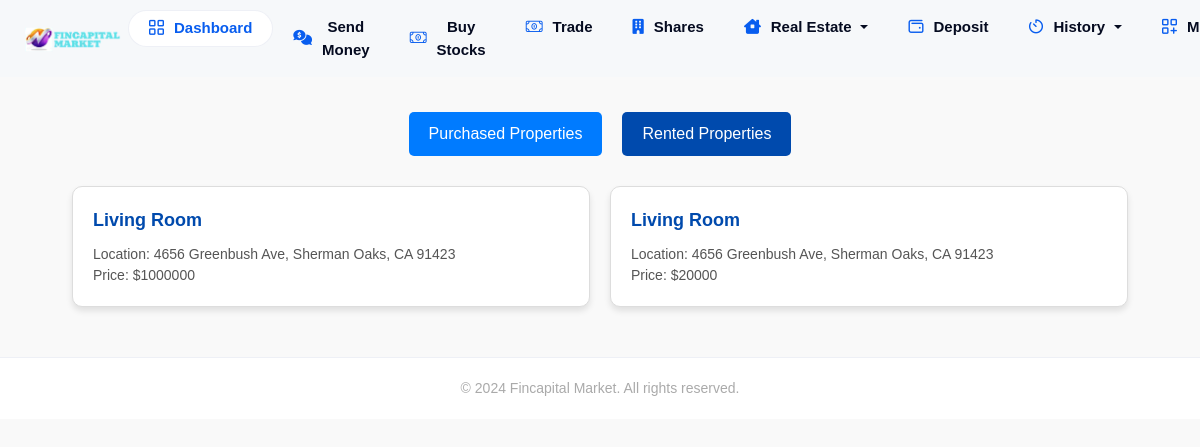
/properties (signed in), run on the app's committed database.
### userapp/models.py (models this page shows, shortened)
class housebuy(models.Model):
    user = models.ForeignKey(settings.AUTH_USER_MODEL,on_delete=models.CASCADE)
    house = models.ForeignKey(House, on_delete=models.CASCADE)
    HousePurchaseInfo = models.ForeignKey(HousePurchaseInfo, on_delete=models.CASCADE)
    amount = models.IntegerField(default=0)
    status = models.CharField(max_length=100, default='Bought')
    date = models.DateTimeField(blank=True,null=True,default=timezone.now)

class House(models.Model):
    name = models.CharField(max_length=100)
    location = models.CharField(max_length=100)
    price = models.IntegerField(default=1000)
    description = models.TextField(max_length=10000, default='mmml')
    features = models.TextField(max_length=10000)
    location_link = models.URLField(max_length=5000, default='https://googlemap.com')
    main_picture = models.FileField(upload_to='house/main_pictures/')  # Main display picture
    other_pictures = models.ManyToManyField('HousePicture', related_name='houses')

### userapp/views.py (the view)
# urls.py: path('properties',views.properties, name='properties'),
@login_required
def properties(request):
   user = request.user
   try:
      purch = housebuy.objects.filter(user=user)
   except:
      housebuy.DoesNotExist
      purch = None
   try:
      rent = houserentconfir.objects.filter(user=request.user)
   except:
      houserentconfir.DoesNotExist
      rent = None
   return render(request, 'user/properties.html',locals())

### userapp/context_processors.py (called while the page is built)
def notifications_processor(request):
    notif = None  # Initialize notifications as None
    if request.user.is_authenticated:  # Check if the user is logged in
        try:
            notif = notification.objects.filter(user=request.user)
        except notification.DoesNotExist:
            notif = None
    return {'notifications': notif}  # Return notifications to be available globally

### template/user/properties.html (shortened to what this page needs)
{% extends 'user/base.html' %}
{% load static %}
{% block content %}
    <div class="container" style="margin-top: 7rem;">
        <div class="navigation">
            <a href="#" id="purchased-link" class="active">Purchased Properties</a>
            <a href="#" id="rented-link">Rented Properties</a>
        </div>
        <div id="purchased-properties" class="property-list active">
            {% if purch %}
            {% for p in purch %}
            <a href="/buyview/{{p.id}}">
            <div class="property-card">
                <div class="property-title">{{p.house.name}}</div>
                <div class="property-details">
                    Location: {{p.house.location}}<br>
                    Price: ${{p.amount}}
                </div>
            </div>
        </a>
            {% endfor %}
            {% else %}
            You have not purchased any house
            {% endif %}
        </div>
    </div>
</body>
</html>
{% endblock %}

### static/assets/themes/light/css/style.css (style rules this page uses)
:root { --body-font: "Jost", sans-serif; --heading-font: "Jost", sans-serif; --primary-color: #98b11f; --heading-color: #26282C; --black: #26282C; --grayish-blue: #929cbf; --white: #ffffff; --soft-blue: #C1BFFD; --grayish-violet: #f5f4f7; --btn-hover-bg: #839B1B; --soft-green: #ccf888; --soft-red: #d82a68; --lime-gray: #d0d0d0; --vivid-orange: #fb6116; --orange: #ff9a00; --orange-opacity-low: rgba(255, 153, 0, 0.3); --yellow: #fcc013; --input-color: #F5F4F7; --primary-color-opacity-low: rgba(152, 177, 31, 0.1); --soft-red-opacity-low: rgba(216, 42, 103, 0.1); --bg-color1: rgba(152, 177, 31, 0.1); --bg-color2: #F1F3F4; --bg-color3: #152748; --bg-color4: #273c57; --body-color: #474D57; --border-color1: #f2f2f2; --border-color2: #e1e1e1; --border-color3: rgb(51, 104, 250, 0.1); --shadow1: 0px 3px 5px 0px rgba(0, 0, 0, 0.10); --shadow2: 0px 0px 5px 0px rgba(0, 0, 0, 0.10); --shadow3: 5px 5px 20px rgba(54, 97, 252, .15); --shadow4: 5px 5px 20px rgb(152 177 31 / 15%); --transition: all .3s ease-in-out; }
*, *::after, *::before { box-sizing: border-box; padding: 0; margin: 0; }
body { font-family: var(--body-font); line-height: 1.5; color: var(--body-color); font-size: 16px; overflow-x: hidden; background-color: var(--white); }
html { scroll-behavior: smooth; overflow-x: hidden; }

### template/user/properties.html (style rules this page uses)
body { font-family: 'Arial', sans-serif; margin: 0; padding: 0; background-color: #f9f9f9; color: #333; }
.container { width: 90%; margin: 50px auto; }
.navigation { display: flex; justify-content: center; gap: 20px; margin-bottom: 30px; }
.navigation a { text-decoration: none; color: #fff; background-color: #004aad; padding: 10px 20px; border-radius: 5px; font-size: 16px; transition: background-color 0.3s; }
.navigation a.active { background-color: #007bff; }
.property-list { display: none; grid-template-columns: repeat(auto-fit, minmax(250px, 1fr)); gap: 20px; }
.property-list.active { display: grid; }
.property-card { background: #fff; border: 1px solid #ddd; border-radius: 10px; padding: 20px; box-shadow: 0 4px 6px rgba(0, 0, 0, 0.1); transition: transform 0.3s, box-shadow 0.3s; }
.property-title { font-size: 18px; font-weight: bold; margin-bottom: 10px; color: #004aad; }
.property-details { font-size: 14px; color: #555; }

### data on the page
housebuy: house.name "Living Room", house.location "4656 Greenbush Ave, Sherman Oaks, CA 91423", amount "1000000"
housebuy: house.name "Living Room", house.location "4656 Greenbush Ave, Sherman Oaks, CA 91423", amount "20000"
